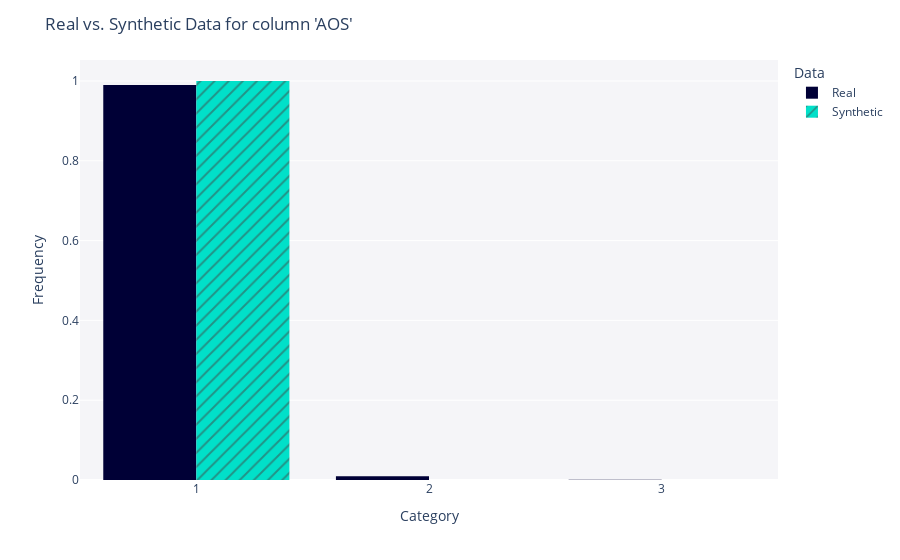

This figure's notebook cell:
### Code cell
get_column_plot(
    real_data=df_real,
    synthetic_data=df_fake,
    metadata=metadata,
    column_name='AOS'
)

### Figure 1 — Plotly figure (JSON) as saved in the notebook; plotly's stock layout.template omitted (floating-point values rounded to 4 significant figures; data arrays with more than 128 entries replaced by an {"elided": "..."} marker saying what was removed)
{"data": [{"alignmentgroup": "True", "bingroup": "x", "histnorm": "probability density", "hovertemplate": "<b>Real</b><br>Frequency: %{y}<extra></extra>", "legendgroup": "Real", "marker": {"color": "#000036", "pattern": {"shape": ""}}, "name": "Real", "offsetgroup": "Real", "orientation": "v", "showlegend": true, "type": "histogram", "x": {"elided": "5000 int values"}, "xaxis": "x", "yaxis": "y"}, {"alignmentgroup": "True", "bingroup": "x", "histnorm": "probability density", "hovertemplate": "<b>Synthetic</b><br>Frequency: %{y}<extra></extra>", "legendgroup": "Synthetic", "marker": {"color": "#01E0C9", "pattern": {"shape": "/"}}, "name": "Synthetic", "offsetgroup": "Synthetic", "orientation": "v", "showlegend": true, "type": "histogram", "x": {"elided": "5000 str values"}, "xaxis": "x", "yaxis": "y"}], "layout": {"barmode": "group", "legend": {"title": {"text": "Data"}, "tracegroupgap": 0}, "margin": {"t": 60}, "plot_bgcolor": "#F5F5F8", "title": {"text": "Real vs. Synthetic Data for column 'AOS'"}, "xaxis": {"anchor": "y", "domain": [0, 1], "title": {"text": "Category"}}, "yaxis": {"anchor": "x", "domain": [0, 1], "title": {"text": "Frequency"}}}}
